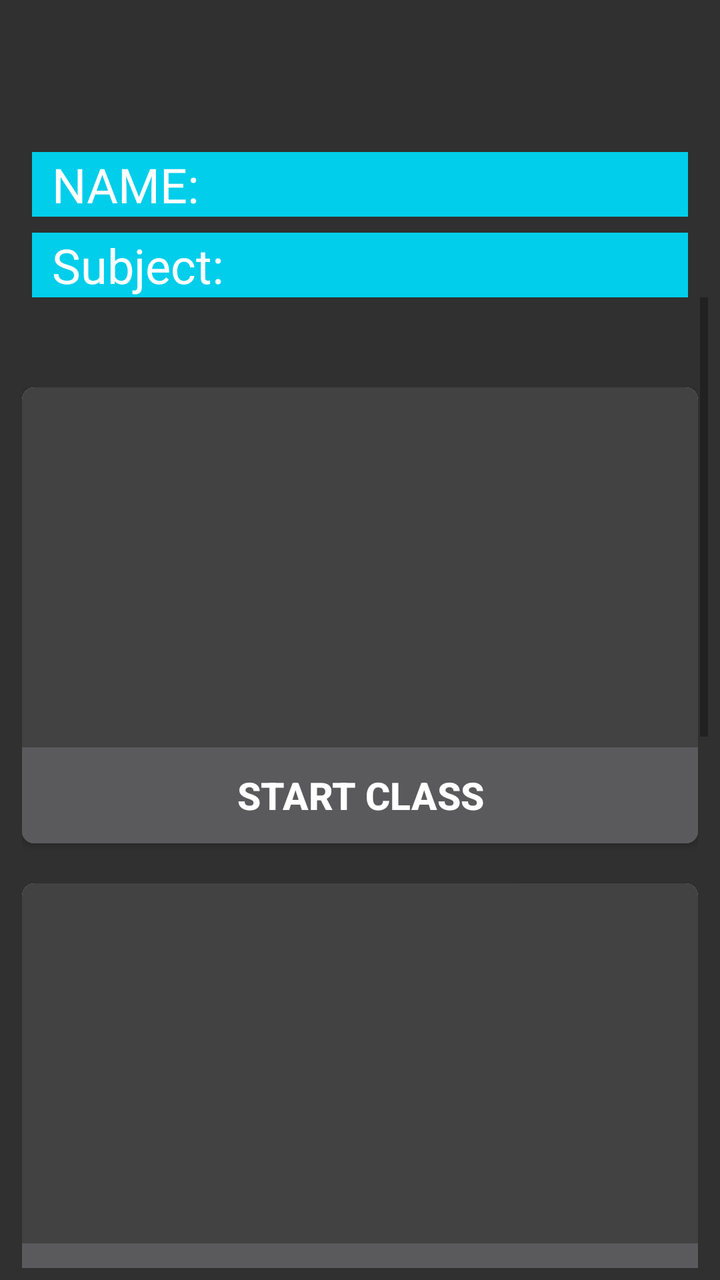
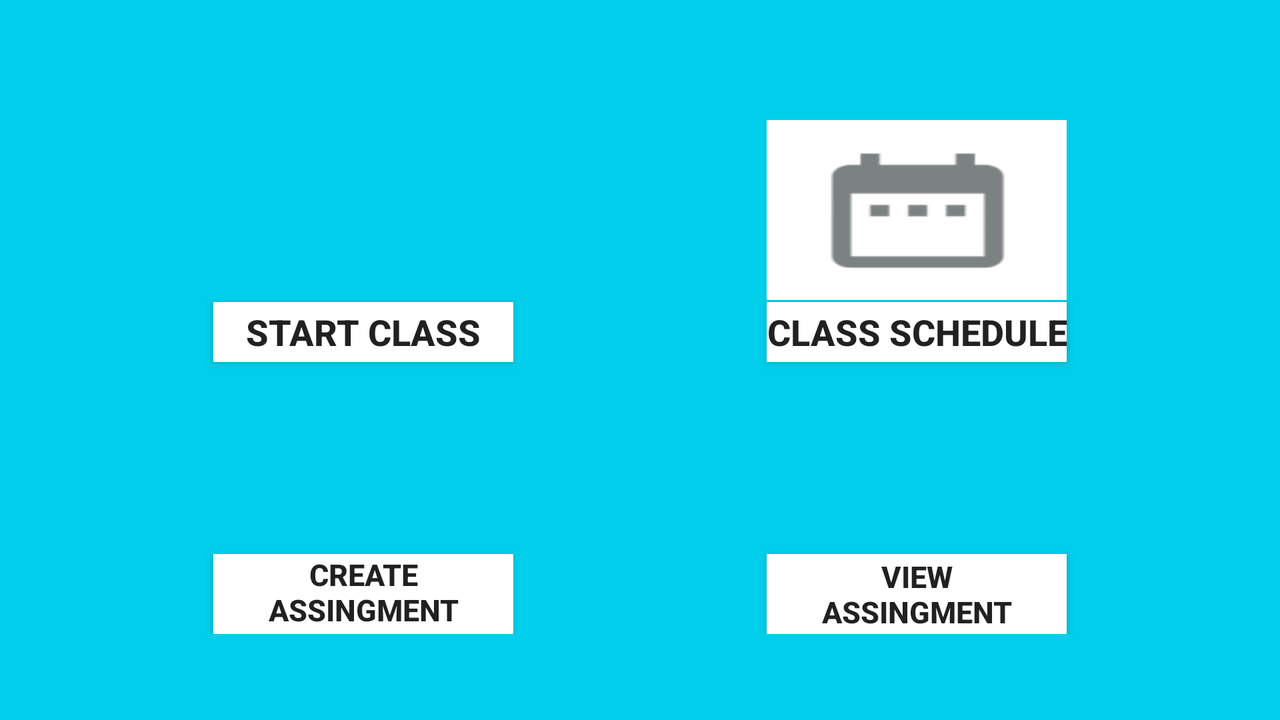

Two renders of one Android screen. The first uses the default layout on a phone; the second uses the alternative layout the repository ships for a different screen configuration, on a matching device. The two XML files are below.
<!-- AndroidManifest.xml: application theme AppTheme -->
<!-- res/layout/activity_main.xml -->
<?xml version="1.0" encoding="utf-8"?>
<LinearLayout xmlns:android="http://schemas.android.com/apk/res/android"
    xmlns:app="http://schemas.android.com/apk/res-auto"
    xmlns:tools="http://schemas.android.com/tools"
    android:layout_width="match_parent"
    android:layout_height="match_parent"
    tools:context=".MainActivity"
    android:orientation="vertical"
    android:fitsSystemWindows="true"
    android:padding="6dp"
    android:background="#303030"
    >
<TextView
    android:layout_width="match_parent"
    android:layout_height="wrap_content"
    android:background="@color/BackgroundBlue"
    android:layout_marginTop="70dp"
    android:text="Name:"
    android:textSize="24dp"
    android:id="@+id/tname"
    android:fontFamily="@font/alegreya"
    android:textColor="#FFFFFF"
    android:paddingLeft="10dp"
    android:layout_marginLeft="10dp"
    android:layout_marginRight="10dp"
    android:textAllCaps="true"/>
    <TextView
        android:layout_width="match_parent"
        android:layout_height="wrap_content"
        android:background="@color/BackgroundBlue"
        android:layout_marginTop="8dp"
        android:textSize="24dp"
        android:id="@+id/tsubj"
        android:textColor="#FFFFFF"
        android:fontFamily="@font/alegreya"
        android:text="Subject:"
        android:layout_marginLeft="10dp"
        android:paddingLeft="10dp"
        android:layout_marginRight="10dp"
        />






<ScrollView
    android:layout_width="match_parent"
    android:layout_height="match_parent"
    android:background="#303030">

    <LinearLayout
        android:layout_width="match_parent"
        android:layout_height="wrap_content"
        android:id="@+id/cl"
        android:layout_marginTop="40dp"
        android:background="#303030"
        android:padding="5dp"
        android:orientation="vertical"
        android:layout_marginBottom="20dp">

<androidx.cardview.widget.CardView
    android:layout_width="match_parent"
    android:layout_height="wrap_content"
    app:cardCornerRadius="6dp"
    >
    <LinearLayout
        android:layout_width="match_parent"
        android:layout_gravity="center_horizontal"
        android:layout_height="wrap_content"
        android:background="#424242"
        android:orientation="vertical"
        >
        <ImageView
        android:id="@+id/ivCreateClass"
        android:layout_width="match_parent"
        android:layout_height="180dp"
            android:src="@mipmap/startclassm"
            />
        <Button
            android:id="@+id/btnStrtClass"
            android:layout_width="match_parent"
            android:layout_height="wrap_content"
            android:background="#5A5A5C"
            android:textColor="#FFFFFF"
            android:onClick="Strtcls"
            android:text="START CLASS"
            android:textSize="19dp"
            android:textStyle="bold"
             />
    </LinearLayout>
</androidx.cardview.widget.CardView>

        <androidx.cardview.widget.CardView
            android:layout_width="match_parent"
            android:layout_height="wrap_content"
            android:layout_marginTop="20dp"
            app:cardCornerRadius="6dp"
            >
        <LinearLayout
            android:layout_width="match_parent"
            android:layout_height="wrap_content"
            android:orientation="vertical"
            android:background="#424242"
            android:layout_gravity="center_horizontal">
        <ImageView
        android:id="@+id/ivClassSchedule"
        android:layout_width="match_parent"
        android:layout_height="180dp"
        android:src="@mipmap/clasm"
        />
            <Button
        android:id="@+id/btnClassSchd"
        android:layout_width="match_parent"
        android:layout_height="wrap_content"
                android:gravity="center"
        android:background="#5A5A5C"
        android:textColor="#FFFFFF"
        android:onClick="ClsSchd"
        android:text="CLASS SCHEDULE"
        android:textSize="19dp"
        android:textStyle="bold"
         />
        </LinearLayout>
        </androidx.cardview.widget.CardView>

    <androidx.cardview.widget.CardView
        android:layout_width="match_parent"
        android:layout_height="wrap_content"
        android:layout_marginTop="20dp"
        app:cardCornerRadius="6dp"
        >
    <LinearLayout
        android:layout_width="match_parent"
        android:layout_height="wrap_content"
        android:orientation="vertical"
        android:background="#424242"
        android:layout_gravity="center_horizontal">
    <ImageView
        android:id="@+id/ivCrtAssing"
        android:layout_width="match_parent"
        android:layout_height="180dp"
        android:src="@mipmap/createassingm"
         />
        <Button
            android:id="@+id/btnCrtAssing"
            android:layout_width="match_parent"
            android:layout_height="wrap_content"
            android:background="#5A5A5C"
            android:gravity="center"
            android:onClick="CrtAsng"
            android:textColor="#FFFFFF"
            android:text="CREATE ASSINGMENT"
            android:textSize="19dp"
            android:textStyle="bold"
 />
    </LinearLayout>
    </androidx.cardview.widget.CardView>

    <androidx.cardview.widget.CardView
        android:layout_width="match_parent"
        android:layout_height="wrap_content"
        android:layout_marginTop="20dp"
        app:cardCornerRadius="6dp"
        android:layout_marginBottom="50dp"
        >
    <LinearLayout
        android:layout_width="match_parent"
        android:layout_height="wrap_content"
        android:orientation="vertical"
        android:background="#424242"
        android:layout_gravity="center_horizontal"
        >

        <ImageView
        android:id="@+id/ivVwAssing"
        android:layout_width="match_parent"
        android:layout_height="180dp"
        android:src="@mipmap/viewassingm"
        />

        <Button
        android:id="@+id/btnVwAssing"
        android:layout_width="match_parent"
        android:layout_height="wrap_content"
        android:background="#5A5A5C"
        android:textColor="#FFFFFF"
        android:gravity="center"
        android:onClick="VwAsng"
        android:text="VIEW ASSINGMENT"
        android:textSize="19dp"
        android:textStyle="bold"

        />
    </LinearLayout>
    </androidx.cardview.widget.CardView>


    </LinearLayout>


</ScrollView>
</LinearLayout>
<!-- resources referenced by this layout -->
<resources>
  <color name="BackgroundBlue">#00CEEA</color>
  <!-- mipmap clasm (mipmap-anydpi-v26) -->
  <?xml version="1.0" encoding="utf-8"?>
  <adaptive-icon xmlns:android="http://schemas.android.com/apk/res/android">
      <background android:drawable="@color/clasm_background"/>
      <foreground android:drawable="@mipmap/clasm_foreground"/>
  </adaptive-icon>
  <!-- mipmap createassingm (mipmap-anydpi-v26) -->
  <?xml version="1.0" encoding="utf-8"?>
  <adaptive-icon xmlns:android="http://schemas.android.com/apk/res/android">
      <background android:drawable="@color/createassingm_background"/>
      <foreground android:drawable="@mipmap/createassingm_foreground"/>
  </adaptive-icon>
  <!-- mipmap startclassm (mipmap-anydpi-v26) -->
  <?xml version="1.0" encoding="utf-8"?>
  <adaptive-icon xmlns:android="http://schemas.android.com/apk/res/android">
      <background android:drawable="@color/startclassm_background"/>
      <foreground android:drawable="@mipmap/startclassm_foreground"/>
  </adaptive-icon>
  <!-- mipmap viewassingm: png bitmap (mipmap-hdpi, 2282 bytes) -->
  <style name="AppTheme" parent="Theme.AppCompat.DayNight.NoActionBar">
          
          <item name="colorPrimary">@color/colorPrimary</item>
          <item name="colorPrimaryDark">@color/colorPrimaryDark</item>
          <item name="colorAccent">@color/colorAccent</item>
      </style>
  <color name="clasm_background">#424242</color>
  <color name="createassingm_background">#424242</color>
  <color name="startclassm_background">#424242</color>
  <color name="colorPrimary">#6200EE</color>
  <color name="colorPrimaryDark">#3700B3</color>
  <color name="colorAccent">#03DAC5</color>
</resources>
<!-- res/layout-land/activity_main.xml (the repository's variant of the layout above) -->
<!-- drawn on the phone turned sideways -->
<?xml version="1.0" encoding="utf-8"?>
<androidx.constraintlayout.widget.ConstraintLayout xmlns:android="http://schemas.android.com/apk/res/android"
    xmlns:app="http://schemas.android.com/apk/res-auto"
    xmlns:tools="http://schemas.android.com/tools"
    android:layout_width="match_parent"
    android:layout_height="match_parent"
    tools:context=".MainActivity"
    android:background="@color/BackgroundBlue"
    android:fitsSystemWindows="true"
    android:orientation="vertical">
    <ScrollView
        android:layout_width="match_parent"
        android:layout_height="match_parent">
<androidx.constraintlayout.widget.ConstraintLayout
    android:layout_width="match_parent"
    android:layout_height="match_parent"
    android:id="@+id/cl2"
    android:layout_marginTop="20dp">


    <ImageView
        android:id="@+id/ivCreateClass"
        android:layout_width="150dp"
        android:layout_height="90dp"
        android:layout_marginRight="20dp"
        android:scaleType="fitXY"
        android:layout_marginTop="40dp"
        android:src="@mipmap/startclass"
        app:layout_constraintBottom_toTopOf="@id/btnStrtClass"
        app:layout_constraintEnd_toStartOf="@+id/ivClassSchedule"
        app:layout_constraintStart_toStartOf="parent"
        app:layout_constraintTop_toTopOf="@id/cl2"

        />

    <ImageView
        android:id="@+id/ivClassSchedule"
        android:layout_width="150dp"
        android:layout_height="90dp"
        android:scaleType="fitXY"
        android:src="@mipmap/schedule"
        android:layout_marginTop="40dp"
        app:layout_constraintBottom_toTopOf="@id/btnClassSchd"
        app:layout_constraintEnd_toEndOf="parent"
        app:layout_constraintStart_toEndOf="@+id/ivCreateClass"
        app:layout_constraintTop_toTopOf="@id/cl2"
        />


    <Button
        android:id="@+id/btnStrtClass"
        android:layout_width="150dp"
        android:layout_height="30dp"
        android:layout_marginTop="1dp"
        android:layout_marginRight="20dp"
        android:background="@color/white"
        android:gravity="center"
        android:onClick="Strtcls"
        android:text="START CLASS"
        android:textSize="18dp"
        android:textStyle="bold"
        app:layout_constraintEnd_toStartOf="@+id/btnClassSchd"
        app:layout_constraintHorizontal_weight="0.3"
        app:layout_constraintStart_toStartOf="parent"
        app:layout_constraintTop_toBottomOf="@+id/ivCreateClass" />

    <Button
        android:id="@+id/btnClassSchd"
        android:layout_width="150dp"
        android:layout_height="30dp"
        android:layout_marginTop="1dp"
        android:background="@color/white"
        android:gravity="center"
        android:onClick="ClsSchd"
        android:text="CLASS SCHEDULE"
        android:textSize="18dp"
        android:textStyle="bold"
        app:layout_constraintEnd_toEndOf="parent"
        app:layout_constraintStart_toEndOf="@+id/btnStrtClass"
        app:layout_constraintTop_toBottomOf="@+id/ivClassSchedule"
        />


    <ImageView
        android:id="@+id/ivCrtAssing"
        android:layout_width="150dp"
        android:layout_height="90dp"
        android:layout_marginTop="5dp"
        android:layout_marginRight="20dp"
        android:scaleType="fitXY"
        android:src="@mipmap/createassing"
        app:layout_constraintBottom_toTopOf="@+id/btnCrtAssing"
        app:layout_constraintEnd_toStartOf="@+id/ivVwAssing"
        app:layout_constraintStart_toStartOf="parent"
        app:layout_constraintTop_toBottomOf="@+id/btnStrtClass"
        />

    <ImageView
        android:id="@+id/ivVwAssing"
        android:layout_width="150dp"
        android:layout_height="90dp"
        android:layout_marginTop="5dp"
        android:scaleType="fitXY"
        android:src="@mipmap/viewassing"
        app:layout_constraintBottom_toTopOf="@id/btnVwAssing"
        app:layout_constraintEnd_toEndOf="parent"
        app:layout_constraintStart_toEndOf="@+id/ivCrtAssing"
        app:layout_constraintTop_toBottomOf="@+id/btnClassSchd"/>

    <Button
        android:id="@+id/btnCrtAssing"
        android:layout_width="150dp"
        android:layout_height="40dp"
        android:layout_marginTop="1dp"
        android:layout_marginRight="20dp"
        android:background="@color/white"
        android:gravity="center_horizontal"
        android:onClick="CrtAsng"
        android:text="CREATE ASSINGMENT"
        android:textSize="15dp"
        android:textStyle="bold"
        app:layout_constraintEnd_toStartOf="@id/btnVwAssing"
        app:layout_constraintStart_toStartOf="parent"
        app:layout_constraintTop_toBottomOf="@+id/ivCrtAssing" />

    <Button
        android:id="@+id/btnVwAssing"
        android:layout_width="150dp"
        android:layout_height="40dp"
        android:layout_marginTop="1dp"
        android:background="@color/white"
        android:gravity="center"
        android:onClick="VwAsng"
        android:text="VIEW      ASSINGMENT"
        android:textSize="15dp"
        android:textStyle="bold"
        app:layout_constraintEnd_toEndOf="parent"
        app:layout_constraintStart_toEndOf="@+id/btnCrtAssing"
        app:layout_constraintTop_toBottomOf="@+id/ivVwAssing" />


</androidx.constraintlayout.widget.ConstraintLayout>
    </ScrollView>


</androidx.constraintlayout.widget.ConstraintLayout>
<!-- resources referenced by the variant -->
<!-- as the phone turned sideways resolves them -->
<resources>
  <color name="BackgroundBlue">#00CEEA</color>
  <color name="white">#FFFFFF</color>
  <!-- mipmap createassing (mipmap-anydpi-v26) -->
  <?xml version="1.0" encoding="utf-8"?>
  <adaptive-icon xmlns:android="http://schemas.android.com/apk/res/android">
      <background android:drawable="@color/createassing_background"/>
      <foreground android:drawable="@drawable/createassing_foreground"/>
  </adaptive-icon>
  <!-- mipmap schedule: png bitmap (mipmap-hdpi, 609 bytes) -->
  <!-- mipmap startclass (mipmap-anydpi-v26) -->
  <?xml version="1.0" encoding="utf-8"?>
  <adaptive-icon xmlns:android="http://schemas.android.com/apk/res/android">
      <background android:drawable="@color/startclass_background"/>
      <foreground android:drawable="@drawable/startclass_foreground"/>
  </adaptive-icon>
  <!-- mipmap viewassing (mipmap-anydpi-v26) -->
  <?xml version="1.0" encoding="utf-8"?>
  <adaptive-icon xmlns:android="http://schemas.android.com/apk/res/android">
      <background android:drawable="@color/viewassing_background"/>
      <foreground android:drawable="@drawable/viewassing_foreground"/>
  </adaptive-icon>
  <style name="AppTheme" parent="Theme.AppCompat.DayNight.NoActionBar">
          
          <item name="colorPrimary">@color/colorPrimary</item>
          <item name="colorPrimaryDark">@color/colorPrimaryDark</item>
          <item name="colorAccent">@color/colorAccent</item>
      </style>
  <color name="createassing_background">#FFFFFF</color>
  <!-- drawable createassing_foreground (drawable) -->
  <vector xmlns:android="http://schemas.android.com/apk/res/android"
      android:width="108dp"
      android:height="108dp"
      android:viewportWidth="108"
      android:viewportHeight="108"
      android:tint="#54B4DC">
    <group android:scaleX="2.61"
        android:scaleY="2.61"
        android:translateX="22.68"
        android:translateY="22.68">
      <path
          android:fillColor="@android:color/white"
          android:pathData="M19,3h-4.18C14.4,1.84 13.3,1 12,1c-1.3,0 -2.4,0.84 -2.82,2L5,3c-1.1,0 -2,0.9 -2,2v14c0,1.1 0.9,2 2,2h14c1.1,0 2,-0.9 2,-2L21,5c0,-1.1 -0.9,-2 -2,-2zM12,3c0.55,0 1,0.45 1,1s-0.45,1 -1,1 -1,-0.45 -1,-1 0.45,-1 1,-1zM14,17L7,17v-2h7v2zM17,13L7,13v-2h10v2zM17,9L7,9L7,7h10v2z"/>
    </group>
  </vector>
  <color name="startclass_background">#FFFFFF</color>
  <!-- drawable startclass_foreground (drawable) -->
  <vector xmlns:android="http://schemas.android.com/apk/res/android"
      android:width="108dp"
      android:height="108dp"
      android:viewportWidth="108"
      android:viewportHeight="108"
      android:tint="#00CEEA">
    <group android:scaleX="2.61"
        android:scaleY="2.61"
        android:translateX="22.68"
        android:translateY="22.68">
      <path
          android:fillColor="@android:color/white"
          android:pathData="M19,3L5,3c-1.11,0 -2,0.9 -2,2v14c0,1.1 0.89,2 2,2h14c1.1,0 2,-0.9 2,-2L21,5c0,-1.1 -0.9,-2 -2,-2zM17,13h-4v4h-2v-4L7,13v-2h4L11,7h2v4h4v2z"/>
    </group>
  </vector>
  <color name="viewassing_background">#FFFFFF</color>
  <!-- drawable viewassing_foreground (drawable) -->
  <vector xmlns:android="http://schemas.android.com/apk/res/android"
      android:width="108dp"
      android:height="108dp"
      android:viewportWidth="108"
      android:viewportHeight="108"
      android:tint="#00CEEA">
    <group android:scaleX="2.61"
        android:scaleY="2.61"
        android:translateX="22.68"
        android:translateY="22.68">
      <path
          android:fillColor="@android:color/white"
          android:pathData="M19,3h-4.18C14.4,1.84 13.3,1 12,1c-1.3,0 -2.4,0.84 -2.82,2L5,3c-1.1,0 -2,0.9 -2,2v14c0,1.1 0.9,2 2,2h14c1.1,0 2,-0.9 2,-2L21,5c0,-1.1 -0.9,-2 -2,-2zM12,3c0.55,0 1,0.45 1,1s-0.45,1 -1,1 -1,-0.45 -1,-1 0.45,-1 1,-1zM10,17l-4,-4 1.41,-1.41L10,14.17l6.59,-6.59L18,9l-8,8z"/>
    </group>
  </vector>
  <color name="colorPrimary">#6200EE</color>
  <color name="colorPrimaryDark">#3700B3</color>
  <color name="colorAccent">#03DAC5</color>
</resources>
